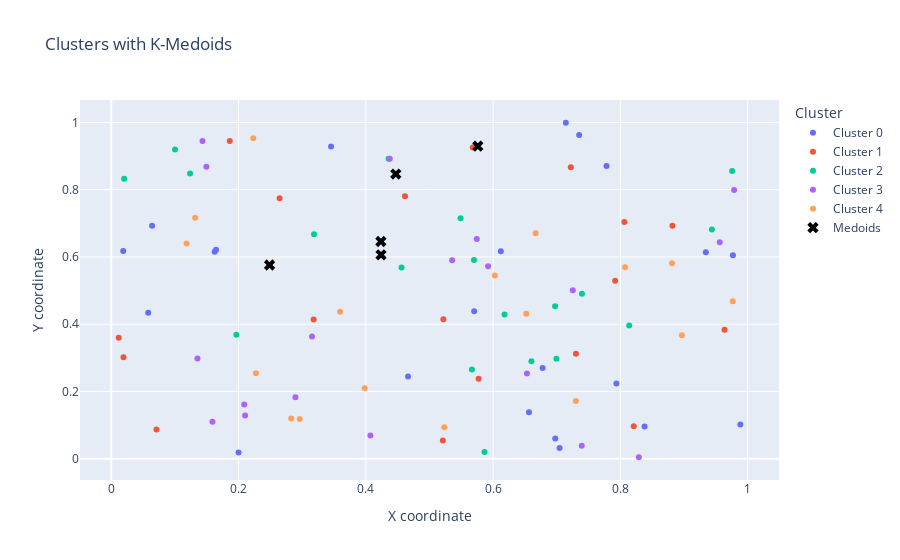

The notebook cell saved with this chart:
### Code cell
import pandas as pd
import numpy as np
import plotly.graph_objects as go

# Generate some mock data (replace this with your actual vectors)
np.random.seed(0)
vectors = np.random.rand(100, 2)  # 100 points in 2D

# Mock cluster labels (replace this with your actual cluster labels)
clusters = np.random.choice([0, 1, 2, 3, 4], 100)

# Mock medoids indices (replace this with your actual medoids)
medoids_indices = np.random.choice(range(100), 5, replace=False)
medoids = vectors[medoids_indices]

# Create a DataFrame for the data
df = pd.DataFrame({
    'x': vectors[:, 0],
    'y': vectors[:, 1],
    'label': clusters  # Use cluster labels as labels
})

# Create the scatter plot with plotly
fig = go.Figure()

# Add scatter plot for each cluster
for cluster_id in np.unique(clusters):
    cluster_data = df[df['label'] == cluster_id]
    fig.add_trace(go.Scatter(x=cluster_data['x'], y=cluster_data['y'],
                             mode='markers',
                             name=f'Cluster {cluster_id}'))

# Add a scatter plot for medoids
fig.add_trace(go.Scatter(x=medoids[:, 0], y=medoids[:, 1],
                         mode='markers',
                         marker=dict(color='black', size=10, symbol='x'),
                         name='Medoids'))

# Update layout
fig.update_layout(title='Clusters with K-Medoids',
                  xaxis_title='X coordinate',
                  yaxis_title='Y coordinate',
                  legend_title='Cluster')

# Show the figure
fig.show()

### Figure 1 — Plotly figure (JSON) as saved in the notebook; plotly's stock layout.template omitted (floating-point values rounded to 4 significant figures)
{"data": [{"mode": "markers", "name": "Cluster 0", "type": "scatter", "x": [0.7782, 0.01879, 0.6121, 0.6976, 0.5702, 0.9884, 0.4663, 0.6563, 0.8379, 0.9768, 0.06415, 0.6778, 0.7352, 0.2488, 0.7142, 0.1625, 0.2, 0.7937, 0.3454, 0.7044, 0.1647, 0.9342, 0.05803], "y": [0.87, 0.6176, 0.6169, 0.06023, 0.4386, 0.102, 0.2444, 0.1382, 0.0961, 0.6048, 0.6925, 0.27, 0.9622, 0.5762, 0.9988, 0.6156, 0.01852, 0.2239, 0.9281, 0.03184, 0.6215, 0.614, 0.4344]}, {"mode": "markers", "name": "Cluster 1", "type": "scatter", "x": [0.9637, 0.7917, 0.568, 0.07104, 0.4615, 0.5218, 0.2646, 0.821, 0.318, 0.8817, 0.01919, 0.8062, 0.7221, 0.01171, 0.521, 0.5772, 0.7301, 0.1862], "y": [0.3834, 0.5289, 0.9256, 0.08713, 0.7805, 0.4147, 0.7742, 0.0971, 0.4143, 0.6925, 0.3016, 0.7039, 0.8664, 0.36, 0.05434, 0.2379, 0.3119, 0.9444]}, {"mode": "markers", "name": "Cluster 2", "type": "scatter", "x": [0.5488, 0.02022, 0.4562, 0.9437, 0.1966, 0.5666, 0.3186, 0.5865, 0.6995, 0.8138, 0.6602, 0.618, 0.57, 0.4359, 0.1002, 0.1238, 0.6974, 0.9755, 0.7396], "y": [0.7152, 0.8326, 0.5684, 0.6818, 0.3687, 0.2654, 0.6674, 0.02011, 0.2974, 0.3965, 0.2901, 0.4288, 0.5909, 0.8919, 0.9195, 0.848, 0.4535, 0.8558, 0.4905]}, {"mode": "markers", "name": "Cluster 3", "type": "scatter", "x": [0.4237, 0.4376, 0.9786, 0.1434, 0.2104, 0.3154, 0.2089, 0.6531, 0.159, 0.7393, 0.2894, 0.8289, 0.592, 0.7253, 0.9561, 0.4239, 0.1355, 0.5743, 0.1494, 0.4072, 0.5356], "y": [0.6459, 0.8918, 0.7992, 0.9447, 0.1289, 0.3637, 0.1613, 0.2533, 0.1104, 0.03919, 0.1832, 0.004695, 0.5723, 0.5013, 0.644, 0.6064, 0.2983, 0.6532, 0.8681, 0.06917, 0.5899]}, {"mode": "markers", "name": "Cluster 4", "type": "scatter", "x": [0.6028, 0.1183, 0.3595, 0.6668, 0.9765, 0.2828, 0.2961, 0.5232, 0.5759, 0.1318, 0.2231, 0.4471, 0.8811, 0.6521, 0.8965, 0.8073, 0.73, 0.3982, 0.2274], "y": [0.5449, 0.6399, 0.437, 0.6706, 0.4687, 0.1202, 0.1187, 0.09394, 0.9293, 0.7163, 0.9527, 0.8464, 0.5813, 0.4314, 0.3676, 0.5691, 0.1716, 0.2098, 0.2544]}, {"marker": {"color": "black", "size": 10, "symbol": "x"}, "mode": "markers", "name": "Medoids", "type": "scatter", "x": [0.4239, 0.4471, 0.5759, 0.2488, 0.4237], "y": [0.6064, 0.8464, 0.9293, 0.5762, 0.6459]}], "layout": {"legend": {"title": {"text": "Cluster"}}, "title": {"text": "Clusters with K-Medoids"}, "xaxis": {"title": {"text": "X coordinate"}}, "yaxis": {"title": {"text": "Y coordinate"}}}}
